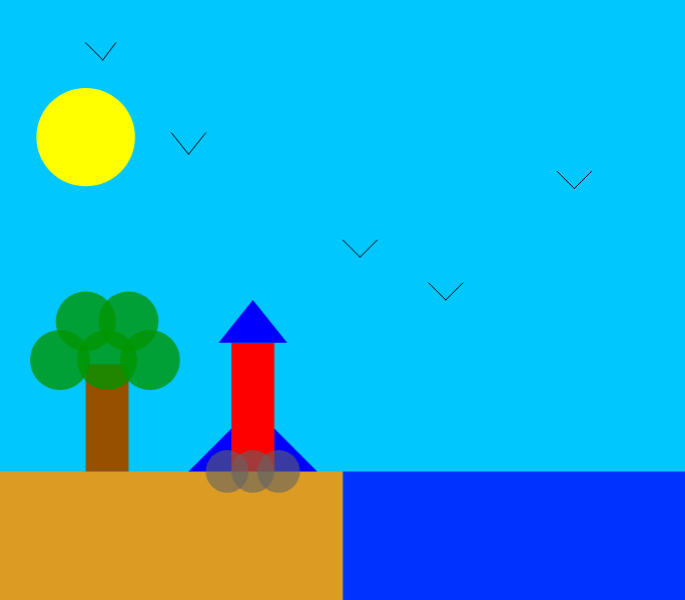
Frame 1 (no input)
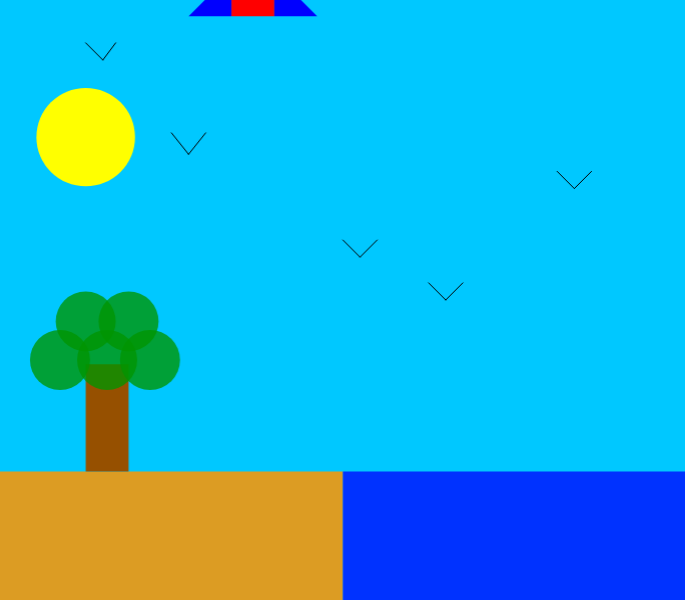
Frame 60 (no input)
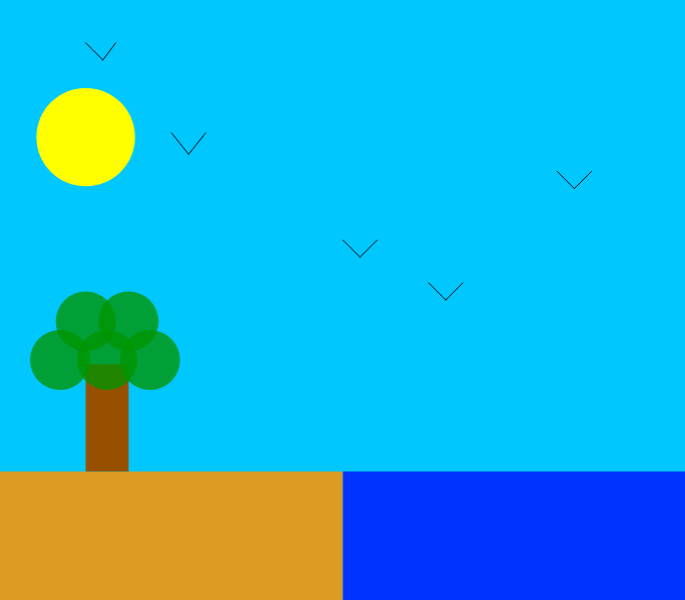
Frame 120 (the mouse pressed at the canvas centre since frame 60)

The p5.js sketch that drew these frames (run headless with seeded random() and noise() and a simulated clock; from frame 60 on, the mouse is pressed at the canvas centre):

// p5.js sketch
// ── sketch.js
let y_r = 400, y_t1_1 = 500, y_t1_2 = 550, y_t1_3 = 550,
    y_t2_1 = 500, y_t2_2 = 550, y_t2_3 = 550,
    y_t3_1 = 350, y_t3_2 = 400, y_t3_3 = 400;

let y_c1 = 550, y_c2 = 550, y_c3 = 550;

let velocidade = 0, aceleracao = 0.3;
let velocidade2 = 0, aceleracao2 = 0.1;

// Canvas original
let originalWidth = 800;
let originalHeight = 700;

// Novo tamanho
let newWidth = 684.7;
let newHeight = 600;

// Fatores de escala
let scaleX = newWidth / originalWidth;
let scaleY = newHeight / originalHeight;

function setup() {
  createCanvas(newWidth, newHeight);
}

function draw() {
  background(0, 200, 255);

  fill(255, 255, 0);
  noStroke();
  circle(100*scaleX, 160*scaleY, 115*scaleX);

  stroke(0);
  line(100*scaleX,50*scaleY,120*scaleX,70*scaleY);
  line(120*scaleX,70*scaleY,135*scaleX,50*scaleY);
  line(200*scaleX,155*scaleY,220*scaleX,180*scaleY);
  line(220*scaleX,180*scaleY,240*scaleX,155*scaleY);
  line(400*scaleX,280*scaleY,420*scaleX,300*scaleY);
  line(420*scaleX,300*scaleY,440*scaleX,280*scaleY);
  line(500*scaleX,330*scaleY,520*scaleX,350*scaleY);
  line(520*scaleX,350*scaleY,540*scaleX,330*scaleY);
  line(650*scaleX,200*scaleY,670*scaleX,220*scaleY);
  line(670*scaleX,220*scaleY,690*scaleX,200*scaleY);

  noStroke();
  fill(255,150,0,220);
  quad(0,550*scaleY,0,700*scaleY,400*scaleX,700*scaleY,400*scaleX,550*scaleY);
  fill(0,50,255);
  quad(400*scaleX,550*scaleY,400*scaleX,700*scaleY,800*scaleX,700*scaleY,800*scaleX,550*scaleY);

  fill(150,80,0);
  quad(100*scaleX,425*scaleY,100*scaleX,550*scaleY,150*scaleX,550*scaleY,150*scaleX,425*scaleY);

  fill(0,150,0,200);
  circle(70*scaleX,420*scaleY,70*scaleX);
  circle(125*scaleX,420*scaleY,70*scaleX);
  circle(175*scaleX,420*scaleY,70*scaleX);
  circle(100*scaleX,375*scaleY,70*scaleX);
  circle(150*scaleX,375*scaleY,70*scaleX);

  fill(255,0,0);
  rect(270*scaleX, y_r*scaleY, 50*scaleX, 150*scaleY);
  fill(0,0,255);
  triangle(270*scaleX, y_t1_1*scaleY, 220*scaleX, y_t1_2*scaleY, 270*scaleX, y_t1_3*scaleY);
  triangle(320*scaleX, y_t2_1*scaleY, 320*scaleX, y_t2_2*scaleY, 370*scaleX, y_t2_3*scaleY);
  triangle(295*scaleX, y_t3_1*scaleY, 255*scaleX, y_t3_2*scaleY, 335*scaleX, y_t3_3*scaleY);

  velocidade += aceleracao;
  y_r -= velocidade;
  y_t1_1 -= velocidade;
  y_t1_2 -= velocidade;
  y_t1_3 -= velocidade;
  y_t2_1 -= velocidade;
  y_t2_2 -= velocidade;
  y_t2_3 -= velocidade;
  y_t3_1 -= velocidade;
  y_t3_2 -= velocidade;
  y_t3_3 -= velocidade;

  fill(100,150);
  circle(265*scaleX, y_c1*scaleY, 50*scaleX);
  circle(295*scaleX, y_c2*scaleY, 50*scaleX);
  circle(325*scaleX, y_c3*scaleY, 50*scaleX);

  velocidade2 += aceleracao2;
  y_c1 += velocidade2;
  y_c2 += velocidade2;
  y_c3 += velocidade2;
}
